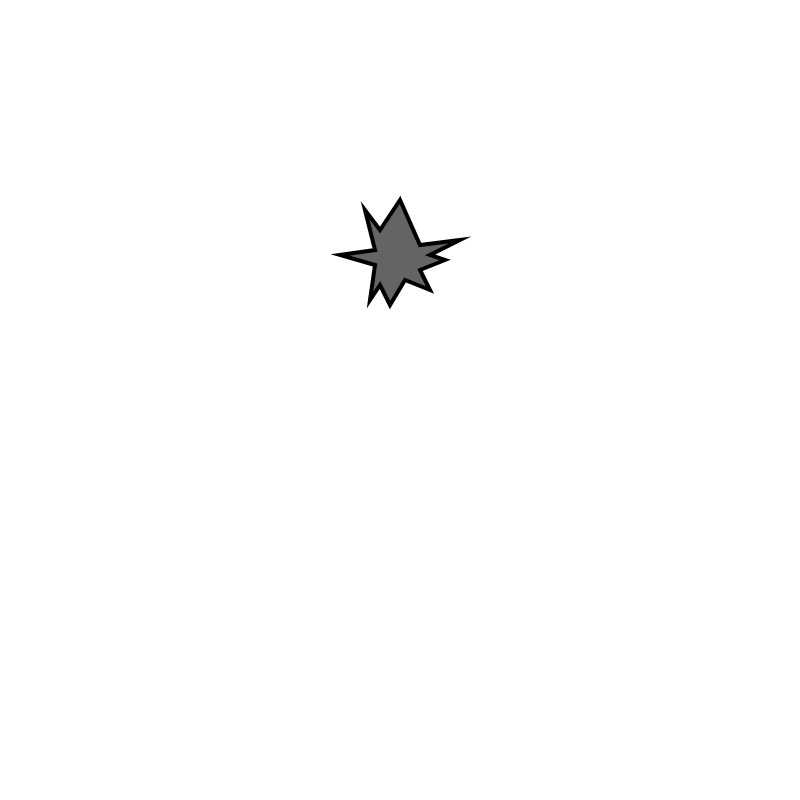
Frame 1 (no input)
Frame 60 (no input): identical to frame 1, image omitted
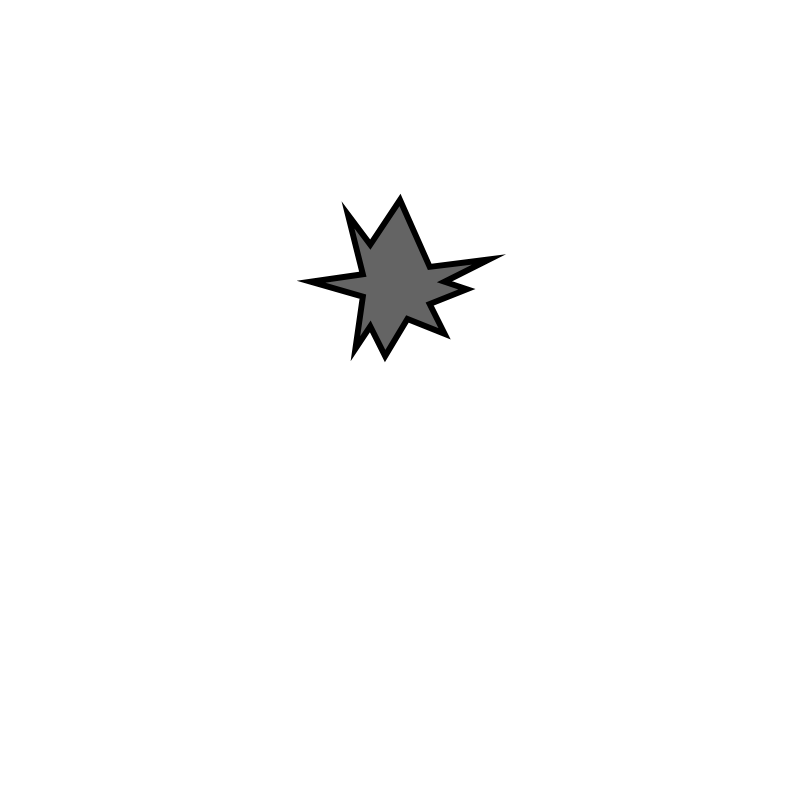
Frame 120 (the mouse pressed at the canvas centre since frame 60)

The p5.js sketch that drew these frames (run headless with seeded random() and noise() and a simulated clock; from frame 60 on, the mouse is pressed at the canvas centre):

// p5.js sketch
// ── sketch.js
let scene1;
let scene2;
let scene3;

let stress1;
let stress2;
let stress3;
let stress4;

let grow;

function setup() {
  createCanvas(800, 800);
  //frameRate(100);

  scene1 = true;
  scene2 = false;
  scene3 = false;

  stress1 = new Shape1(0, 0, 0);
  stress2 = new Shape2(400, 400, 0);
  stress3 = new Shape2(400, 400, 0);
  stress4 = new Shape2(400, 400, 0);
  stress5 = new Shape2(400, 400, 0);
  stress6 = new Shape2(400, 400, 0);
  stress7 = new Shape2(400, 400, 0);
  stress8 = new Shape2(400, 400, 0);
  stress9 = new Shape2(400, 400, 0);
  stress10 = new Shape2(400, 400, 0);
  stress11 = new Shape3(400, 400, 0);

  grow = 1;

}



function draw() {

  if(scene1 == true){
    runScene1();
  }

  else if(scene2 == true){
    runScene2();
  }

  else if(scene3 == true){
    runScene3();
  }

}


function runScene1(){
  background(255);

  stroke(0);
  strokeWeight(4);

  //stress1.move();
  stress1.display(color(255));

  if(frameCount > 700){
    scene1 = false;
    scene2 = true;
  }

}





function runScene2(){
  background(0);

  noStroke();

  //stress2.display();
  //stress2.move();

//red-white flashes
  if((frameCount > 1000 && frameCount < 1010) || (frameCount > 1210 && frameCount < 1220) || // controls white flash
    (frameCount > 1420 && frameCount < 1430) || (frameCount > 1530 && frameCount < 1540) ||
    (frameCount > 1580 && frameCount < 1590) || (frameCount > 1620 && frameCount < 1630) ||
    (frameCount > 1650 && frameCount < 1660) || (frameCount > 1680 && frameCount < 1690) ||
    (frameCount > 1700 && frameCount < 1710) || (frameCount > 1720 && frameCount < 1730) ||
    (frameCount > 1740 && frameCount < 1750)){
    background(255);
  }

  if(frameCount > 1010 && frameCount < 1210){
    background(20, 0, 0);
  }

  if(frameCount > 1220 && frameCount < 1420){
    background(40, 0, 0);
  }

  if(frameCount > 1430 && frameCount < 1530){
    background(60, 0, 0);
  }

  if(frameCount > 1540 && frameCount < 1580){
    background(80, 0, 0);
  }

  if(frameCount > 1590 && frameCount < 1620){
    background(100, 0, 0);
  }

  if(frameCount > 1630 && frameCount < 1650){
    background(120, 0, 0);
  }

  if(frameCount > 1660 && frameCount < 1680){
    background(160, 0, 0);
  }

  if(frameCount > 1690 && frameCount < 1700){
    background(200, 0, 0);
  }

  if((frameCount > 1710 && frameCount < 1720) || (frameCount > 1730 && frameCount < 1740) ||
    (frameCount > 1750 && frameCount < 1760)){
    background(255, 0, 0);
  }

  stress2.display();
  stress2.move();

  if(frameCount > 1010){
    stress3.display();
    stress3.move();
  }

  if(frameCount > 1220){
    stress4.display();
    stress4.move();
  }

  if(frameCount > 1430){
    stress3.display();
    stress3.move();
  }

  if(frameCount > 1540){
    stress4.display();
    stress4.move();
  }

  if(frameCount > 1590){
    stress3.display();
    stress3.move();
  }

  if(frameCount > 1630){
    stress4.display();
    stress4.move();
  }

  if(frameCount > 1660){
    stress3.display();
    stress3.move();
  }

  if(frameCount > 1690){
    stress4.display();
    stress4.move();
  }

  if(frameCount > 1760){
    background(0);
  }

  if(frameCount > 1800){
    scene2 = false;
    scene3 = true;
  }
}


function runScene3(){
  background(0, 0, 100);

  stroke(0);
  strokeWeight(1);

  stress11.display();



}

// ── shape1.js
class Shape1 {

  constructor(x, y, s) {
    this.x_ = x;
    this.y_ = y;
    this.speed = s;
  }



  display(color){

    fill(100);
    translate(400, 200);

//spikey shape
    if(frameCount < 100 ){//|| (frameCount < 1900 && frameCount > 1800)){
      beginShape();
      vertex(this.x_, this.y_);
      vertex(this.x_ - 20, this.y_ + 30);
      vertex(this.x_ - 35, this.y_ + 10);
      vertex(this.x_ - 25, this.y_ + 50);
      vertex(this.x_ - 60, this.y_ + 55);
      vertex(this.x_ - 25, this.y_ + 65);
      vertex(this.x_ - 30, this.y_ + 100);
      vertex(this.x_ - 20, this.y_ + 85);
      vertex(this.x_ - 10, this.y_ + 105);
      vertex(this.x_ + 5,  this.y_ + 80);
      vertex(this.x_ + 30, this.y_ + 90);
      vertex(this.x_ + 20, this.y_ + 70);
      vertex(this.x_ + 45, this.y_ + 60);
      vertex(this.x_ + 30, this.y_ + 55);
      vertex(this.x_ + 60, this.y_ + 40);
      vertex(this.x_ + 20, this.y_ + 45);
      endShape(CLOSE);
    }

//spikey shape growing
    if(frameCount >= 100){
      push();
        //translate(400, 200);
        scale(grow);
        //fill(100, 100, 100);
        beginShape();
        vertex(this.x_, this.y_);
        vertex(this.x_ - 20, this.y_ + 30);
        vertex(this.x_ - 35, this.y_ + 10);
        vertex(this.x_ - 25, this.y_ + 50);
        vertex(this.x_ - 60, this.y_ + 55);
        vertex(this.x_ - 25, this.y_ + 65);
        vertex(this.x_ - 30, this.y_ + 100);
        vertex(this.x_ - 20, this.y_ + 85);
        vertex(this.x_ - 10, this.y_ + 105);
        vertex(this.x_ + 5,  this.y_ + 80);
        vertex(this.x_ + 30, this.y_ + 90);
        vertex(this.x_ + 20, this.y_ + 70);
        vertex(this.x_ + 45, this.y_ + 60);
        vertex(this.x_ + 30, this.y_ + 55);
        vertex(this.x_ + 60, this.y_ + 40);
        vertex(this.x_ + 20, this.y_ + 45);
        endShape(CLOSE);
        grow = grow * 1.02;
      pop();
    }

/*
    if(frameCount >=1900 && frameCount < 2500){
      push();
        //translate(400, 200);
        scale(grow);
        //fill(100, 100, 100);
        beginShape();
        vertex(this.x_, this.y_);
        vertex(this.x_ - 20, this.y_ + 30);
        vertex(this.x_ - 35, this.y_ + 10);
        vertex(this.x_ - 25, this.y_ + 50);
        vertex(this.x_ - 60, this.y_ + 55);
        vertex(this.x_ - 25, this.y_ + 65);
        vertex(this.x_ - 30, this.y_ + 100);
        vertex(this.x_ - 20, this.y_ + 85);
        vertex(this.x_ - 10, this.y_ + 105);
        vertex(this.x_ + 5,  this.y_ + 80);
        vertex(this.x_ + 30, this.y_ + 90);
        vertex(this.x_ + 20, this.y_ + 70);
        vertex(this.x_ + 45, this.y_ + 60);
        vertex(this.x_ + 30, this.y_ + 55);
        vertex(this.x_ + 60, this.y_ + 40);
        vertex(this.x_ + 20, this.y_ + 45);
        endShape(CLOSE);
        grow = grow * 1.02;
      pop();
    }


*/
  }


  move(){
    if(frameCount < 100 ){//|| (frameCount < 1900 && frameCount > 1800)){
      this.x_ = this.x_ + random(-1, 1);
      this.y_ = this.y_ + random(-1, 1);
    }

    if(frameCount >= 100){// || frameCount >= 1900){
      this.x_ = 0;
      this.y_ = 0;
    }
  }


/*  move(){
    push();
    scale(grow);
    beginShape();
    vertex(this.x_, this.y_);
    vertex(this.x_ - 20, this.y_ + 30);
    vertex(this.x_ - 35, this.y_ + 10);
    vertex(this.x_ - 25, this.y_ + 50);
    vertex(this.x_ - 60, this.y_ + 55);
    vertex(this.x_ - 25, this.y_ + 65);
    vertex(this.x_ - 30, this.y_ + 100);
    vertex(this.x_ - 20, this.y_ + 85);
    vertex(this.x_ - 10, this.y_ + 105);
    vertex(this.x_ + 5,  this.y_ + 80);
    vertex(this.x_ + 30, this.y_ + 90);
    vertex(this.x_ + 20, this.y_ + 70);
    vertex(this.x_ + 45, this.y_ + 60);
    vertex(this.x_ + 30, this.y_ + 55);
    vertex(this.x_ + 60, this.y_ + 40);
    vertex(this.x_ + 20, this.y_ + 45);
    endShape(CLOSE);
  //  if(grow <= 500){
      grow = grow + 0.2;
    pop();


  }*/





}

// ── shape2.js
class Shape2 {

  constructor(x, y, s) {
    this.x_ = x;
    this.y_ = y;
    this.speed = s;
  }


  display(){

    fill(255);

    triangle(this.x_ - 20, this.y_ + 50, this.x_, this.y_, this.x_ + 20, this.y_ + 50);

  }


  move(){
    this.x_ = this.x_ + random(-100, 100);
    this.y_ = this.y_ + random(-100, 100);

    if (this.x_ >= width){
      this.x_ = random(1, 800);
    }

    if (this.x_ <= 0){
      this.x_ = random(1, 800);
    }

    if (this.y_ >= height){
      this.y_ = random(1, 800);
    }

    if (this.y_ <= 0){
      this.y_ = random(1, 800);
    }


  }


}

// ── shape3.js
class Shape3 {

  constructor(x, y, s) {
    this.x_ = x;
    this.y_ = y;
    this.speed = s;
  }


  display(color){
    rectMode(CENTER);

    fill(25, 25, 36);
    rect(this.x_, this.y_, 200, 200);

/*
    push();
    translate(400, 400);
    //scale(grow);
    fill(25, 25, 36);
    rect(this.x_, this.y_, this.x_ + 20, this.y_ + 20);
    //grow = grow + 0.01;
    pop();
*/

  }





}

// ── shape4.js
class Shape4 {

  constructor(x, y, s) {
    this.x_ = x;
    this.y_ = y;
    this.speed = s;
  }



  display(){

    if(frameCount >= 2100){
      opacity = opacity + 0.5;
    }

    fill(100, opacity);
    translate(400, 200);

//spikey shape
    if(frameCount < 2500 && frameCount > 2100){
      beginShape();
      vertex(this.x_, this.y_);
      vertex(this.x_ - 20, this.y_ + 30);
      vertex(this.x_ - 35, this.y_ + 10);
      vertex(this.x_ - 25, this.y_ + 50);
      vertex(this.x_ - 60, this.y_ + 55);
      vertex(this.x_ - 25, this.y_ + 65);
      vertex(this.x_ - 30, this.y_ + 100);
      vertex(this.x_ - 20, this.y_ + 85);
      vertex(this.x_ - 10, this.y_ + 105);
      vertex(this.x_ + 5,  this.y_ + 80);
      vertex(this.x_ + 30, this.y_ + 90);
      vertex(this.x_ + 20, this.y_ + 70);
      vertex(this.x_ + 45, this.y_ + 60);
      vertex(this.x_ + 30, this.y_ + 55);
      vertex(this.x_ + 60, this.y_ + 40);
      vertex(this.x_ + 20, this.y_ + 45);
      endShape(CLOSE);
    }

//spikey shape growing
    if(frameCount >= 2500){
      push();
        //translate(400, 200);
        scale(grow_);
        //fill(100, 100, 100);
        beginShape();
        vertex(this.x_, this.y_);
        vertex(this.x_ - 20, this.y_ + 30);
        vertex(this.x_ - 35, this.y_ + 10);
        vertex(this.x_ - 25, this.y_ + 50);
        vertex(this.x_ - 60, this.y_ + 55);
        vertex(this.x_ - 25, this.y_ + 65);
        vertex(this.x_ - 30, this.y_ + 100);
        vertex(this.x_ - 20, this.y_ + 85);
        vertex(this.x_ - 10, this.y_ + 105);
        vertex(this.x_ + 5,  this.y_ + 80);
        vertex(this.x_ + 30, this.y_ + 90);
        vertex(this.x_ + 20, this.y_ + 70);
        vertex(this.x_ + 45, this.y_ + 60);
        vertex(this.x_ + 30, this.y_ + 55);
        vertex(this.x_ + 60, this.y_ + 40);
        vertex(this.x_ + 20, this.y_ + 45);
        endShape(CLOSE);
        grow_ = grow_ * 1.003;
      pop();
    }

  }

    move(){
      if(frameCount < 2500 && frameCount > 2300){
        this.x_ = this.x_ + random(-0.5, 0.5);
        this.y_ = this.y_ + random(-0.5, 0.5);
      }

      if(frameCount >= 2500){
        this.x_ = 0;
        this.y_ = 0;
      }
    }


  }
